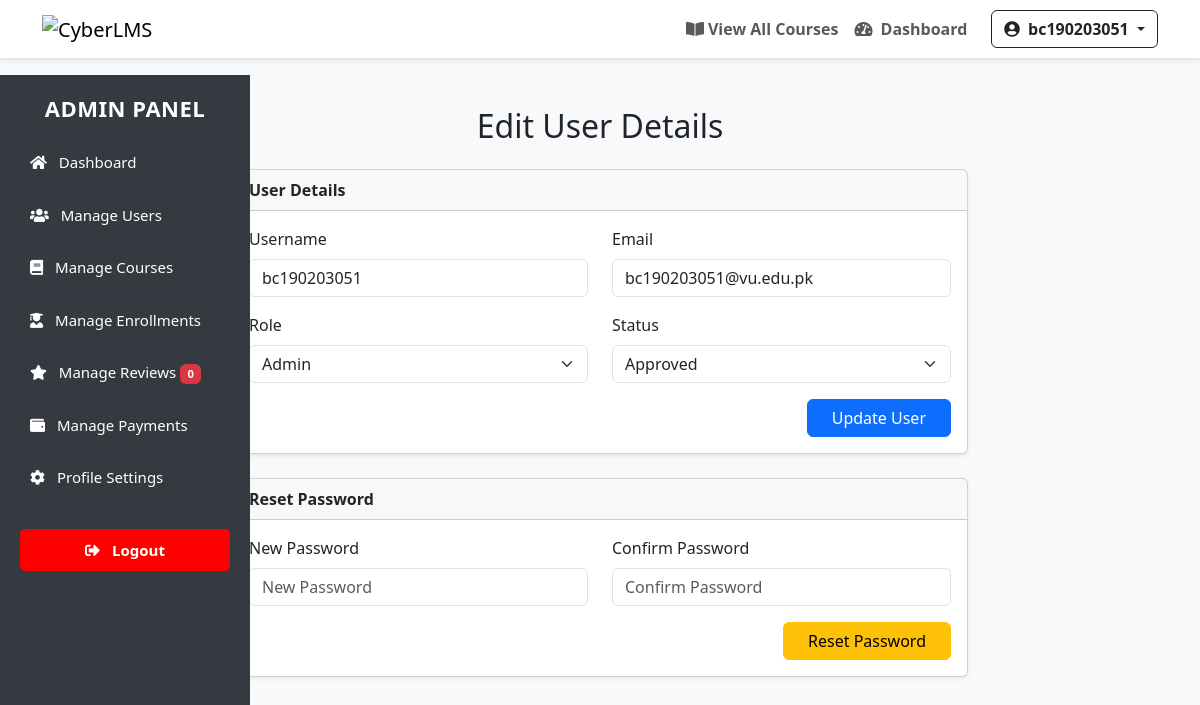
/admins/edit-user.php?id=4 (signed in), run on the app's committed database.
### tables this page shows
CREATE TABLE `users` (
  `id` int(11) NOT NULL,
  `username` varchar(50) NOT NULL,
  `full_name` varchar(100) DEFAULT NULL,
  `email` varchar(100) NOT NULL,
  `password` varchar(255) NOT NULL,
  `role` enum('student','instructor','admin') DEFAULT 'student',
  `resume` varchar(255) DEFAULT NULL,
  `status` enum('pending','approved','rejected') DEFAULT 'pending',
  `created_at` timestamp NOT NULL DEFAULT current_timestamp(),
  `profile_picture` varchar(255) DEFAULT NULL,
  `phone` varchar(20) DEFAULT NULL
);

### admins/edit-user.php (the view, shortened to what this page needs)
<?php
require_once '../config/config.php';
$user_id = intval($_GET['id']);
$query = "SELECT id, username, email, role, profile_picture, resume, status FROM users WHERE id = ?";
$stmt = $conn->prepare($query);
$stmt->bind_param("i", $user_id);
$stmt->execute();
$user = $stmt->get_result()->fetch_assoc();
?>
<!DOCTYPE html>
<html lang="en">
<head>
  <link href="https://cdn.jsdelivr.net/npm/bootstrap@5.3.0/dist/css/bootstrap.min.css" rel="stylesheet">
  <link href="https://cdnjs.cloudflare.com/ajax/libs/font-awesome/6.4.0/css/all.min.css" rel="stylesheet">
</head>
<body>
<?php include '../includes/header.php'; ?>
<?php include '../includes/admin-sidebar.php'; ?>
<div class="container py-5">
  <div class="row justify-content-center">
    <div class="col-lg-8">
      <h2 class="mb-4 text-center">Edit User Details</h2>
      <div class="card mb-4 shadow-sm">
        <div class="card-header fw-semibold">User Details</div>
        <div class="card-body">
          <form method="POST">
            <div class="row mb-3">
              <div class="col-md-6">
                <label class="form-label">Username</label>
                <input type="text" name="username" class="form-control" value="<?= htmlspecialchars($user['username']) ?>" required>
              </div>
              <div class="col-md-6">
                <label class="form-label">Email</label>
                <input type="email" name="email" class="form-control" value="<?= htmlspecialchars($user['email']) ?>" required>
              </div>
            </div>
            <div class="row mb-3">
              <div class="col-md-6">
                <label class="form-label">Role</label>
                <select name="role" class="form-select" required>
                  <option value="admin" <?= $user['role'] === 'admin' ? 'selected' : '' ?>>Admin</option>
                </select>
              </div>
              <div class="col-md-6">
                <label class="form-label">Status</label>
                <select name="status" class="form-select" required>
                  <option value="approved" <?= $user['status'] === 'approved' ? 'selected' : '' ?>>Approved</option>
                </select>
              </div>
            </div>
            <div class="text-end">
              <button type="submit" name="update_user" class="btn btn-primary px-4">Update User</button>
            </div>
          </form>
        </div>
      </div>
      <div class="card shadow-sm">
        <div class="card-header fw-semibold">Reset Password</div>
        <div class="card-body">
          <form method="POST">
            <div class="row mb-3">
              <div class="col-md-6">
                <label class="form-label">New Password</label>
                <input type="password" name="new_password" class="form-control" required placeholder="New Password">
              </div>
              <div class="col-md-6">
                <label class="form-label">Confirm Password</label>
                <input type="password" name="confirm_password" class="form-control" required placeholder="Confirm Password">
              </div>
            </div>
            <div class="text-end">
              <button type="submit" name="reset_password" class="btn btn-warning px-4">Reset Password</button>
            </div>
          </form>
        </div>
      </div>
    </div>
  </div>
</div>
</body>
</html>

### admins/edit-user.php (style rules this page uses)
body { margin: 0; padding: 0; font-family: 'Segoe UI', Tahoma, Geneva, Verdana, sans-serif; background-color: #f8f9fa; }

### data on the page
users: username "bc190203051", email "bc190203051@vu.edu.pk", role "Admin", status "Approved"

### other printed values
$username "bc190203051"
$pending_reviews "0"
